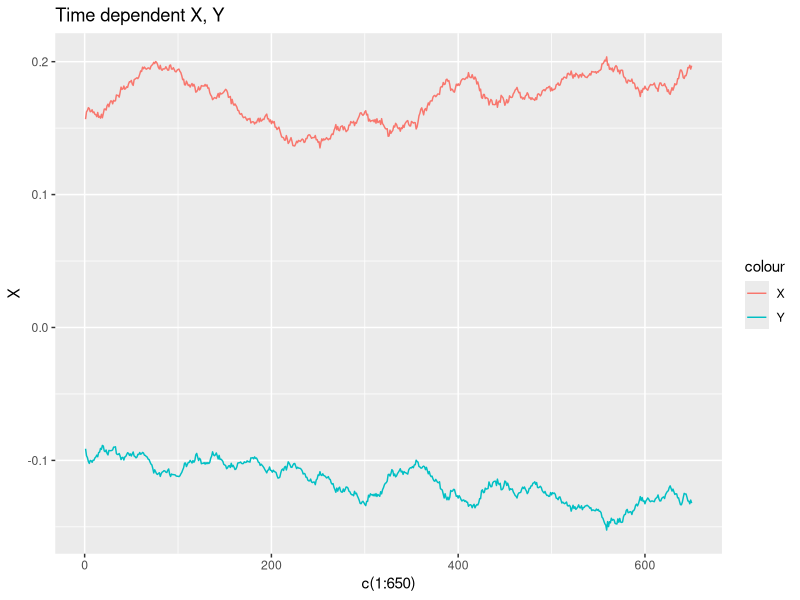
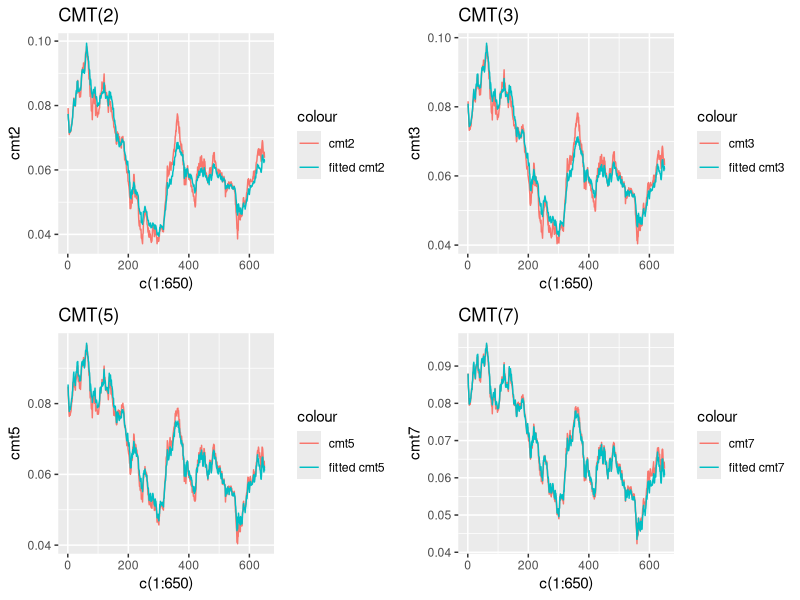
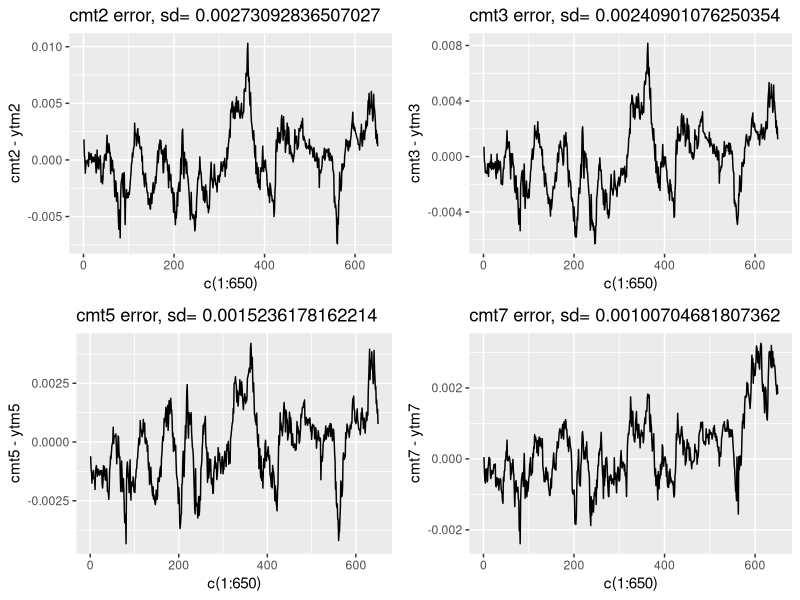
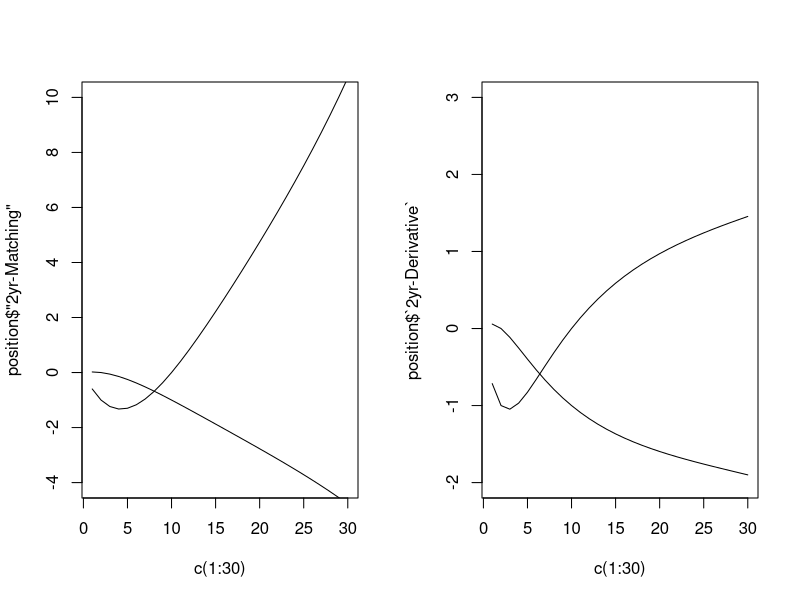

R code for these plots, in order:
## ---- chunk 1
library(data.table)
library(ggplot2)
library(gridExtra)
hw5= fread("Homework_5.csv")
## ---- chunk 2

calculate_RMSE= function(par){
  alphaY =0 #fixed 
  alphaX= par[1] 
  betaX=  par[2] 
  betaY=  par[3] 
  sigmaX=  par[4] 
  sigmaY=  par[5]
  
    find_lnA= function(alpha,beta,sigma,Time){
    (sigma^2/(2*beta^2) - alpha/beta)*Time  +(alpha/beta^2 - sigma^2/beta^3)*(1-exp(-beta*Time)) +sigma^2/(4*beta^3) *(1-exp(-2*beta*Time))
    }
  
  find_B=function(beta,Time){1/beta *(1-exp(-beta*Time)) }
  
  YTM= function(X,Y,Time){
    ytm= -find_lnA(alphaX,betaX,sigmaX,Time)/Time - find_lnA(alphaY,betaY,sigmaY,Time)/Time + X*find_B(betaX,Time)/Time  + Y*find_B(betaY,Time)/Time
    return(ytm)}

  matrix_a=matrix(ncol=2,nrow=2)
  matrix_a[1,]= c(find_B(betaX,0.25)/0.25,find_B(betaY,0.25)/0.25)
  matrix_a[2,]= c(find_B(betaX,10)/10, find_B(betaY,10)/10)
  matrix_b= matrix(ncol=1,nrow=2)
  
  
    for(i in 1:650){
     matrix_b[1]=data$cmt0.25[i]+ find_lnA(alphaX,betaX,sigmaX,Time=0.25)/0.25 + find_lnA(alphaY,betaY,sigmaY,0.25)/0.25
     matrix_b[2]=data$cmt10[i] + find_lnA(alphaX,betaX,sigmaX,Time=10)/10 + find_lnA(alphaY,betaY,sigmaY,10)/10
     #solve X,Y for each time 
     answer= solve(matrix_a,matrix_b)
     data$X[i]= answer[1]
     data$Y[i]=answer[2]
     data$ytm2[i]=YTM(data$X[i],data$Y[i],2) 
     data$ytm3[i]=YTM(data$X[i],data$Y[i],3)
     data$ytm5[i]=YTM(data$X[i],data$Y[i],5) 
     data$ytm7[i]=YTM(data$X[i],data$Y[i],7) 
     #data$ytm10[i]=YTM(data$X[i],data$Y[i],10) 
    }
  
  
  
RMSE = sqrt(sum((data$ytm2- data$cmt2)^2)+ sum((data$ytm3- data$cmt3)^2)+sum((data$ytm5- data$cmt5)^2)+ sum((data$ytm7- data$cmt7)^2))/(4*650)
  
return(RMSE)
}

## ---- chunk 3
#initial value 
par= c(0.1,0.15,-0.1,0.2,0.2)

data= hw5[,c("cmt0.25","cmt2","cmt3","cmt5","cmt7","cmt10")]
data=data/100
data[,`:=`(X=0,Y=0,ytm2=0,ytm3=0,ytm5=0,ytm7=0,ytm10=0)]
data=as.data.frame(data)

result = optim(par, calculate_RMSE, method = 'L-BFGS-B', 
            lower = c(-0.9999,-0.9999,-0.9999,-0.9999,-0.9999))
result 
## ---- chunk 4
  alphaY =0 #fixed 
  alphaX= result$par[1] 
  betaX=  result$par[2] 
  betaY=  result$par[3] 
  sigmaX=  result$par[4] 
  sigmaY=  result$par[5]
  
    find_lnA= function(alpha,beta,sigma,Time){
    (sigma^2/(2*beta^2) - alpha/beta)*Time  +(alpha/beta^2 - sigma^2/beta^3)*(1-exp(-beta*Time)) +sigma^2/(4*beta^3) *(1-exp(-2*beta*Time))
    }
  
  find_B=function(beta,Time){1/beta *(1-exp(-beta*Time)) }
  
  YTM= function(X,Y,Time){
    ytm= -find_lnA(alphaX,betaX,sigmaX,Time)/Time - find_lnA(alphaY,betaY,sigmaY,Time)/Time + X*find_B(betaX,Time)/Time  + Y*find_B(betaY,Time)/Time
    return(ytm)}

  matrix_a=matrix(ncol=2,nrow=2)
  matrix_a[1,]= c(find_B(betaX,0.25)/0.25,find_B(betaY,0.25)/0.25)
  matrix_a[2,]= c(find_B(betaX,10)/10, find_B(betaY,10)/10)
  matrix_b= matrix(ncol=1,nrow=2)
  
  
    for(i in 1:650){
     matrix_b[1]=data$cmt0.25[i]+ find_lnA(alphaX,betaX,sigmaX,Time=0.25)/0.25 + find_lnA(alphaY,betaY,sigmaY,0.25)/0.25
     matrix_b[2]=data$cmt10[i] + find_lnA(alphaX,betaX,sigmaX,Time=10)/10 + find_lnA(alphaY,betaY,sigmaY,10)/10
     #solve X,Y for each time 
     answer= solve(matrix_a,matrix_b)
     data$X[i]= answer[1]
     data$Y[i]=answer[2]
     data$ytm2[i]=YTM(data$X[i],data$Y[i],2) 
     data$ytm3[i]=YTM(data$X[i],data$Y[i],3)
     data$ytm5[i]=YTM(data$X[i],data$Y[i],5) 
     data$ytm7[i]=YTM(data$X[i],data$Y[i],7) 
     data$ytm10[i]=YTM(data$X[i],data$Y[i],10) 
    }
  
  
## ---- chunk 5
ggplot(data = data, aes(x = c(1:650))) + geom_line(aes(y = X, col = 'X')) + geom_line(aes(y = Y, col = 'Y')) + ggtitle("Time dependent X, Y") 
## ---- chunk 6
paste("Model Mean(X) = ", mean(data$X))
paste("Parameter Mean(X) = ", alphaX/betaX)
paste("Model Var(X) = ", var(data$X))
paste("Parameter Var(X) = ", sigmaX^2/(2*betaX))

paste("Model Mean(Y) = ", mean(data$Y))
paste("Parameter Mean(Y) = ", alphaY/betaY)
paste("Model Var(Y) = ", var(data$Y))
paste("Parameter Var(Y) = ", sigmaY^2/(2*betaY))

RMSE = sqrt(sum((data$ytm2- data$cmt2)^2)+ sum((data$ytm3- data$cmt3)^2)+sum((data$ytm5- data$cmt5)^2)+ sum((data$ytm7- data$cmt7)^2))/(4*650)

paste("RMSE = ", RMSE)
## ---- chunk 7
p1= ggplot(data = data, aes(x = c(1:650))) + geom_line(aes(y = cmt2, col = 'cmt2')) + geom_line(aes(y = ytm2, col = 'fitted cmt2')) + ggtitle("CMT(2)") 
p2= ggplot(data = data, aes(x = c(1:650))) + geom_line(aes(y = cmt3, col = 'cmt3')) + geom_line(aes(y = ytm3, col = 'fitted cmt3')) + ggtitle("CMT(3)") 
p3= ggplot(data = data, aes(x = c(1:650))) + geom_line(aes(y = cmt5, col = 'cmt5')) + geom_line(aes(y = ytm5, col = 'fitted cmt5')) + ggtitle("CMT(5)") 
p4= ggplot(data = data, aes(x = c(1:650))) + geom_line(aes(y = cmt7, col = 'cmt7')) + geom_line(aes(y = ytm7, col = 'fitted cmt7')) + ggtitle("CMT(7)")

grid.arrange(p1, p2, p3,p4, nrow = 2)
## ---- chunk 8
p5= ggplot(data = data, aes(x = c(1:650))) + geom_line(aes(y = cmt2-ytm2)) + ggtitle(paste("cmt2 error, sd=",sd(data$cmt2-data$ytm2))) 
p6= ggplot(data = data, aes(x = c(1:650))) + geom_line(aes(y = cmt3-ytm3)) + ggtitle(paste("cmt3 error, sd=",sd(data$cmt3-data$ytm3))) 
p7= ggplot(data = data, aes(x = c(1:650))) + geom_line(aes(y = cmt5-ytm5) )+ ggtitle(paste("cmt5 error, sd=",sd(data$cmt5-data$ytm5))) 
p8= ggplot(data = data, aes(x = c(1:650))) + geom_line(aes(y = cmt7-ytm7) )+ ggtitle(paste("cmt7 error, sd=",sd(data$cmt7-data$ytm7))) 

grid.arrange(p5, p6, p7,p8, nrow = 2)
## ---- chunk 9
bond_maturity = 1:30
bond_ytm = sapply(bond_maturity, 
             function(x) YTM(X = data$X[1],Y = data$Y[1],Time = x))

#First method
hedge = function(FV = 100, ytm, maturity) {
  time = seq(0.5,maturity,0.5)
  CF = rep(ytm*100/2,length(time))
  CF[length(CF)] = CF[length(CF)]+100
  PV = CF*(1+ytm/2)^(-time*2)
  duration = sum(PV*time)/100/(1+ytm/2)
  convexity = sum(time*2*(1+time*2)*PV)/((1+ytm/2)^2)/4/100
  return(c(duration,convexity))
}

duration_2 = hedge(ytm = bond_ytm[2],maturity = bond_maturity[2])[1]
convexity_2 = hedge(ytm = bond_ytm[2],maturity = bond_maturity[2])[2]
duration_10 = hedge(ytm = bond_ytm[10],maturity = bond_maturity[10])[1]
convexity_10 = hedge(ytm = bond_ytm[10],maturity = bond_maturity[10])[2]

position_1 = NULL
for (i in 1:30) {
  duration = hedge(ytm = bond_ytm[i],maturity = bond_maturity[i])[1]
  convexity = hedge(ytm = bond_ytm[i],maturity = bond_maturity[i])[2]
  
  mat_a = matrix(c(100*duration_2, 
                   100*convexity_2, 
                   100*duration_10, 
                   100*convexity_10), 2, 2)
  mat_b = c(-100*duration, -100*convexity)
  position_1 = rbind(position_1,solve(mat_a,mat_b))
}

#Second method
price = function(ytm,coupon,maturity) {
  time = seq(0.5,maturity,0.5)
  CF = rep(coupon*100/2,length(time))
  CF[length(CF)] = CF[length(CF)]+100
  PV = CF*(1+ytm/2)^(-time*2)
  return(sum(PV))
}

bond_coupon = bond_ytm
bond_ytm_dx = sapply(bond_maturity, 
             function(x) YTM(X = data$X[1]+0.01,Y = data$Y[1],Time = x))
bond_ytm_dy = sapply(bond_maturity, 
             function(x) YTM(X = data$X[1],Y = data$Y[1]+0.01,Time = x))

dp2_dx = price(ytm = bond_ytm_dx[2], coupon = bond_coupon[2], maturity = bond_maturity[2])-price(ytm = bond_ytm[2], coupon = bond_coupon[2], maturity = bond_maturity[2])
dp2_dy = price(ytm = bond_ytm_dy[2], coupon = bond_coupon[2], maturity = bond_maturity[2])-price(ytm = bond_ytm[2], coupon = bond_coupon[2], maturity = bond_maturity[2])
dp10_dx = price(ytm = bond_ytm_dx[10], coupon = bond_coupon[10], maturity = bond_maturity[10])-price(ytm = bond_ytm[10], coupon = bond_coupon[10], maturity = bond_maturity[10])
dp10_dy = price(ytm = bond_ytm_dy[10], coupon = bond_coupon[10], maturity = bond_maturity[10])-price(ytm = bond_ytm[10], coupon = bond_coupon[10], maturity = bond_maturity[10])

position_2 = NULL
for (i in 1:30) {
  orig_price = price(ytm = bond_ytm[i], coupon = bond_coupon[i], maturity = bond_maturity[i])
  
  dp_dx = price(ytm = bond_ytm_dx[i], coupon = bond_coupon[i], maturity = bond_maturity[i]) - orig_price
  
  dp_dy = price(ytm = bond_ytm_dy[i], coupon = bond_coupon[i], maturity = bond_maturity[i]) - orig_price
  
  mat_a = matrix(c(dp2_dx, 
                   dp2_dy, 
                   dp10_dx, 
                   dp10_dy), 2, 2)
  mat_b = c(-dp_dx, -dp_dy)
  position_2 = rbind(position_2,solve(mat_a,mat_b))

}

position = cbind(position_1, position_2)
position= as.data.table(position)
colnames(position) = c("2yr-Matching",
                       "10yr-Matching",
                       "2yr-Derivative",
                       "10yr-Derivative")
position
## ---- chunk 10
par(mfrow=c(1,2))
plot(x=c(1:30),y=position$"2yr-Matching",type="l",ylim=c(-4,10))
lines(x=c(1:30),y=position$`10yr-Matching`)
plot(x=c(1:30),y=position$`2yr-Derivative`,type="l",ylim=c(-2,3))
lines(x=c(1:30),y=position$`10yr-Derivative`)
## ---- chunk 11


